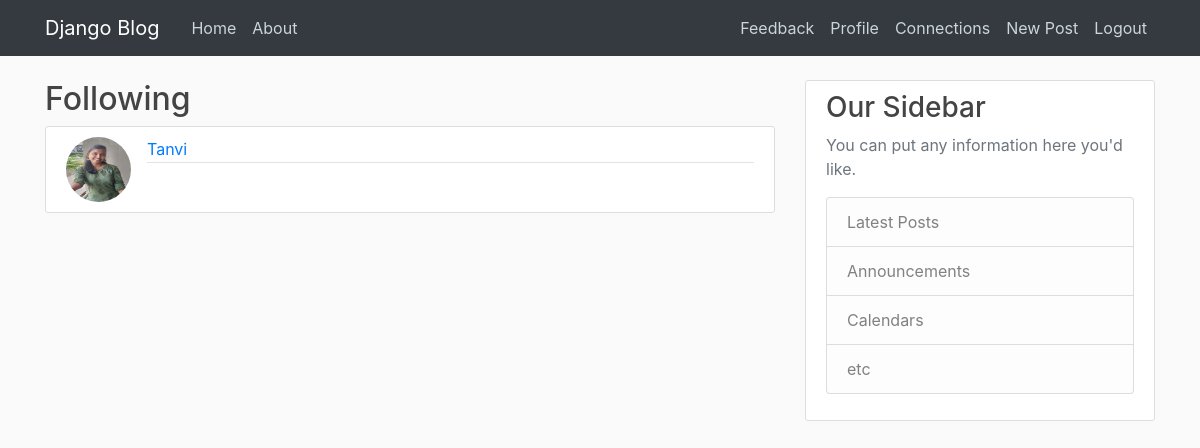
The app's page /connections/ (signed in) with its own data.
### users/models.py (models this page shows, shortened)
class Connection(models.Model):
    follower = models.ForeignKey(User, related_name='follower',on_delete=models.CASCADE)
    following = models.ForeignKey(User, related_name='following',on_delete=models.CASCADE)
    date_created = models.DateTimeField(auto_now_add=True)

class Profile(models.Model):
	user=models.OneToOneField(User,on_delete=models.CASCADE)
	image=models.ImageField(default='default.jpg',upload_to='profile_pics')
	firstname=models.CharField(max_length=10,default='First name')
	lastname=models.CharField(max_length=10,default='Last name')

### blog/views.py (the view)
# urls.py: path('connections/', ViewConnections.as_view(), name='connections'),
class ViewConnections(ListView):
	model=Connection
	context_object_name='connections'
	def get_queryset(self):
		user=get_object_or_404(User,username=self.request.user.username)
		return Connection.objects.filter(follower=user)

### users/templates/users/connection_list.html
{% extends "blog/base.html" %}
	{% block content %}
    <h2>Following </h2>
		{% for conn in connections %}
			<article class="media content-section">
				<img
				class="rounded-circle article-img"
				src="{{conn.following.profile.image.url}}"
				/>
					<div class="media-body">
						<div class="article-metadata">
						<a class="mr-2" href="{% url 'user-posts' conn.following.username %}">{{conn.following.profile.firstname}}</a>
						</div>
					</div>
			</article>
		{% endfor %}
	{% endblock content%}

### blog/static/blog/main.css (style rules this page uses)
body { background: #fafafa; color: #333333; margin-top: 5rem; }
h1, h2, h3, h4, h5, h6 { color: #444444; }
.content-section { background: #ffffff; padding: 10px 20px; border: 1px solid #dddddd; border-radius: 3px; margin-bottom: 20px; }
.article-img { height: 65px; width: 65px; margin-right: 16px; }
.article-metadata { padding-bottom: 1px; margin-bottom: 4px; border-bottom: 1px solid #e3e3e3 }

### records on screen
Connection: following.profile.image (picture), following.profile.firstname "Tanvi"
